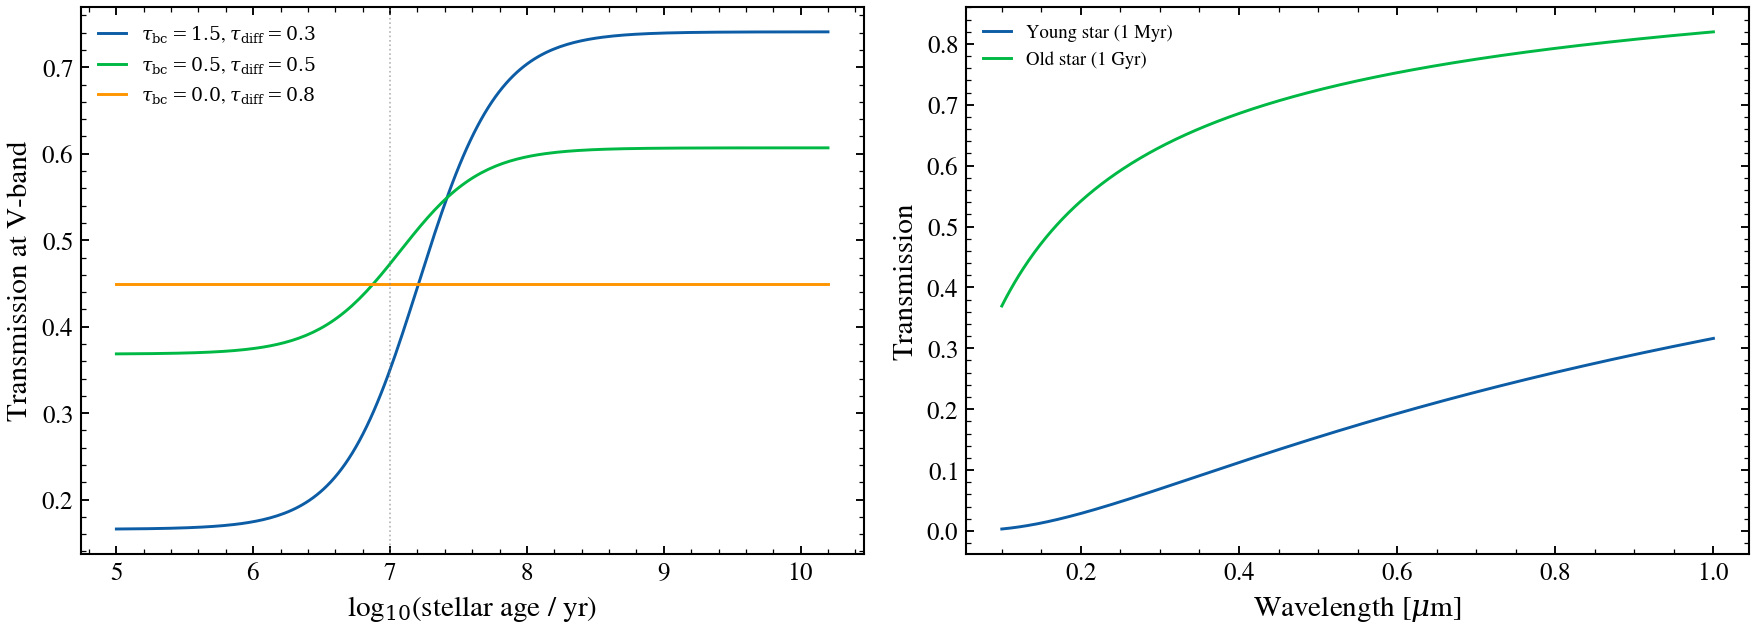

This figure's Python source:
"""
Two-component dust: birth cloud obscures only young stars
==========================================================

The Charlot & Fall two-component dust model separates birth-cloud dust (young
stars only, age < ~10 Myr) from diffuse ISM dust (all stars). Two panels show:
(left) V-band transmission versus age for three (τ_bc, τ_diff) combinations,
revealing the sharp ~10 Myr transition; (right) full transmission spectra for
1 Myr and 1 Gyr stars under the same dust column.

Reference: Charlot & Fall 2000, ApJ, 539, 718 (age-dependent dust attenuation).
"""

import os

os.environ["TF_CPP_MIN_LOG_LEVEL"] = "2"  # suppress XLA/PjRt C++ INFO+WARNING logs

import warnings

import jax.numpy as jnp
import matplotlib.pyplot as plt
import numpy as np

import tengri
from tengri.analysis.plotting import setup_style

setup_style()
warnings.filterwarnings("ignore", message=".*BakedInBackend.*")

wave = jnp.linspace(1000.0, 10000.0, 500)
log_ages = jnp.linspace(5.0, 10.2, 200)
ages = 10.0**log_ages
LAW_KW = dict(law_bc="power_law", law_diff="power_law", n_slope=-0.7)

fig, (ax_age, ax_spec) = plt.subplots(1, 2, figsize=(12, 4.5))

# Panel A — V-band transmission vs stellar age, three dust columns
i_v = int(jnp.argmin(jnp.abs(wave - 5500.0)))
configs = [
    (1.5, 0.3, r"$\tau_{\rm bc}=1.5$, $\tau_{\rm diff}=0.3$"),
    (0.5, 0.5, r"$\tau_{\rm bc}=0.5$, $\tau_{\rm diff}=0.5$"),
    (0.0, 0.8, r"$\tau_{\rm bc}=0.0$, $\tau_{\rm diff}=0.8$"),
]
for tau_bc, tau_diff, label in configs:
    trans = tengri.two_component_dust(wave, ages, tau_bc, tau_diff, **LAW_KW)
    ax_age.plot(np.array(log_ages), np.array(trans[:, i_v]), lw=1.4, label=label)
ax_age.axvline(7.0, ls=":", color="grey", lw=0.8, alpha=0.6)
ax_age.set_xlabel(r"log$_{10}$(stellar age / yr)")
ax_age.set_ylabel("Transmission at V-band")
ax_age.legend(fontsize=9, frameon=False)

# Panel B — spectrum for young vs old star under canonical (τ_bc=1.5, τ_diff=0.3)
trans = tengri.two_component_dust(wave, ages, tau_v1=1.5, tau_v2=0.3, **LAW_KW)
i_young = int(jnp.argmin(jnp.abs(log_ages - 6.0)))  # 1 Myr
i_old = int(jnp.argmin(jnp.abs(log_ages - 9.0)))  # 1 Gyr
ax_spec.plot(wave / 1e4, np.array(trans[i_young]), lw=1.4, label="Young star (1 Myr)")
ax_spec.plot(wave / 1e4, np.array(trans[i_old]), lw=1.4, label="Old star (1 Gyr)")
ax_spec.set_xlabel(r"Wavelength [$\mu$m]")
ax_spec.set_ylabel("Transmission")
ax_spec.legend(fontsize=9, frameon=False)

fig.tight_layout()
plt.savefig("plot_two_component.png", dpi=150, bbox_inches="tight")
